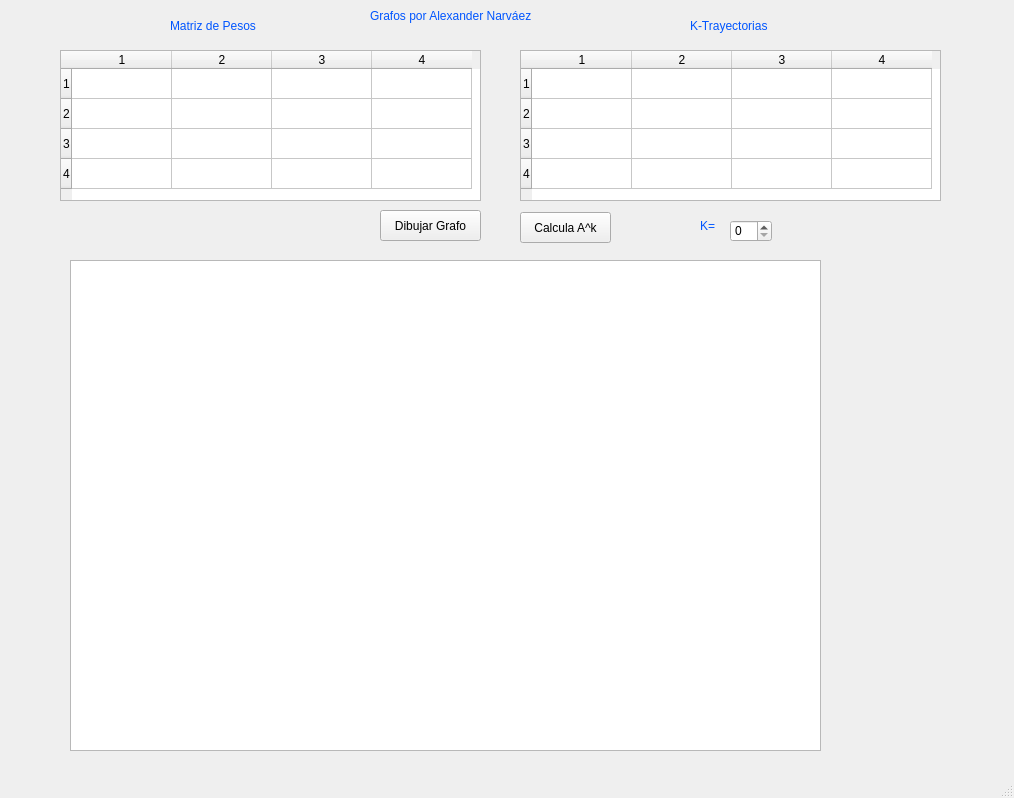
<?xml version="1.0" encoding="UTF-8"?>
<ui version="4.0">
 <class>MainWindow</class>
 <widget class="QMainWindow" name="MainWindow">
  <property name="geometry">
   <rect>
    <x>0</x>
    <y>0</y>
    <width>1014</width>
    <height>798</height>
   </rect>
  </property>
  <property name="windowTitle">
   <string>MainWindow</string>
  </property>
  <widget class="QWidget" name="centralwidget">
   <widget class="QTableWidget" name="tableWidget">
    <property name="geometry">
     <rect>
      <x>60</x>
      <y>50</y>
      <width>421</width>
      <height>151</height>
     </rect>
    </property>
    <property name="toolTip">
     <string>Haga doble clic en el cabaezado de un vértice para generar una matriz de pesos</string>
    </property>
    <property name="rowCount">
     <number>4</number>
    </property>
    <property name="columnCount">
     <number>4</number>
    </property>
    <row/>
    <row/>
    <row/>
    <row/>
    <column/>
    <column/>
    <column/>
    <column/>
   </widget>
   <widget class="QPushButton" name="btnPintarGrafo">
    <property name="geometry">
     <rect>
      <x>380</x>
      <y>210</y>
      <width>101</width>
      <height>31</height>
     </rect>
    </property>
    <property name="text">
     <string>Dibujar Grafo</string>
    </property>
   </widget>
   <widget class="QGraphicsView" name="graphicsView">
    <property name="geometry">
     <rect>
      <x>70</x>
      <y>260</y>
      <width>751</width>
      <height>491</height>
     </rect>
    </property>
   </widget>
   <widget class="QLabel" name="lblTtitulo">
    <property name="geometry">
     <rect>
      <x>370</x>
      <y>0</y>
      <width>301</width>
      <height>31</height>
     </rect>
    </property>
    <property name="styleSheet">
     <string notr="true">font: 75 14pt &quot;MS Shell Dlg 2&quot;;
color:rgb(0, 85, 255);</string>
    </property>
    <property name="text">
     <string>Grafos por Alexander Narváez</string>
    </property>
   </widget>
   <widget class="QLabel" name="lblTtitulo_3">
    <property name="geometry">
     <rect>
      <x>170</x>
      <y>10</y>
      <width>161</width>
      <height>31</height>
     </rect>
    </property>
    <property name="styleSheet">
     <string notr="true">font: 75 14pt &quot;MS Shell Dlg 2&quot;;
color:rgb(0, 85, 255);</string>
    </property>
    <property name="text">
     <string>Matriz de Pesos</string>
    </property>
   </widget>
   <widget class="QLabel" name="lblTtitulo2">
    <property name="geometry">
     <rect>
      <x>80</x>
      <y>270</y>
      <width>181</width>
      <height>71</height>
     </rect>
    </property>
    <property name="styleSheet">
     <string notr="true">font: 75 14pt &quot;MS Shell Dlg 2&quot;;
color:rgb(0, 85, 255);</string>
    </property>
    <property name="text">
     <string/>
    </property>
    <property name="pixmap">
     <pixmap>logo_eafit_blanco.png</pixmap>
    </property>
   </widget>
   <widget class="QLabel" name="lblTtitulo_2">
    <property name="geometry">
     <rect>
      <x>690</x>
      <y>10</y>
      <width>131</width>
      <height>31</height>
     </rect>
    </property>
    <property name="styleSheet">
     <string notr="true">font: 75 14pt &quot;MS Shell Dlg 2&quot;;
color:rgb(0, 85, 255);</string>
    </property>
    <property name="text">
     <string>K-Trayectorias</string>
    </property>
   </widget>
   <widget class="QTableWidget" name="tableWidget_2">
    <property name="geometry">
     <rect>
      <x>520</x>
      <y>50</y>
      <width>421</width>
      <height>151</height>
     </rect>
    </property>
    <row>
     <property name="text">
      <string>1</string>
     </property>
    </row>
    <row>
     <property name="text">
      <string>2</string>
     </property>
    </row>
    <row>
     <property name="text">
      <string>3</string>
     </property>
    </row>
    <row>
     <property name="text">
      <string>4</string>
     </property>
    </row>
    <column>
     <property name="text">
      <string>1</string>
     </property>
    </column>
    <column>
     <property name="text">
      <string>2</string>
     </property>
    </column>
    <column>
     <property name="text">
      <string>3</string>
     </property>
    </column>
    <column>
     <property name="text">
      <string>4</string>
     </property>
    </column>
   </widget>
   <widget class="QSpinBox" name="K">
    <property name="geometry">
     <rect>
      <x>730</x>
      <y>220</y>
      <width>42</width>
      <height>22</height>
     </rect>
    </property>
   </widget>
   <widget class="QLabel" name="lblTtitulo_4">
    <property name="geometry">
     <rect>
      <x>700</x>
      <y>210</y>
      <width>31</width>
      <height>31</height>
     </rect>
    </property>
    <property name="styleSheet">
     <string notr="true">font: 75 14pt &quot;MS Shell Dlg 2&quot;;
color:rgb(0, 85, 255);</string>
    </property>
    <property name="text">
     <string>K=</string>
    </property>
   </widget>
   <widget class="QPushButton" name="pushButton">
    <property name="geometry">
     <rect>
      <x>520</x>
      <y>212</y>
      <width>91</width>
      <height>31</height>
     </rect>
    </property>
    <property name="text">
     <string>Calcula A^k</string>
    </property>
   </widget>
  </widget>
  <widget class="QMenuBar" name="menubar">
   <property name="geometry">
    <rect>
     <x>0</x>
     <y>0</y>
     <width>1014</width>
     <height>21</height>
    </rect>
   </property>
  </widget>
  <widget class="QStatusBar" name="statusbar"/>
 </widget>
 <resources/>
 <connections/>
</ui>
